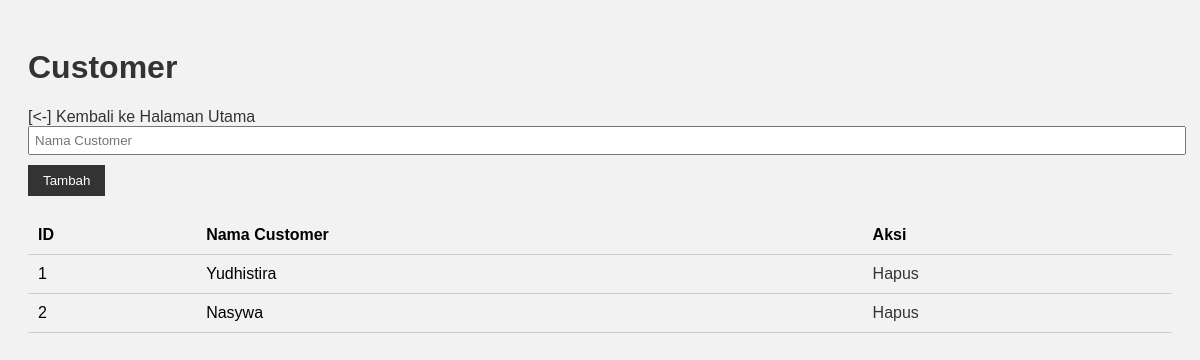
/customer.php, run on the app's committed database.
### tables this page shows
CREATE TABLE `customer` (
  `id` int(11) NOT NULL,
  `nama_customer` varchar(40) NOT NULL
);

### customer.php (the view, shortened to what this page needs)
<?php
include 'koneksi.php';
$query = "SELECT * FROM customer";
$result = mysqli_query($koneksi, $query);
$customer = mysqli_fetch_all($result, MYSQLI_ASSOC);
?>
<!DOCTYPE html>
<html>
<head>
  <link rel="stylesheet" href="style.css">
</head>
<body>
  <h1>Customer</h1>
  <nav>
        <a href="index.php">[<-] Kembali ke Halaman Utama</a>
  </nav>
  <form action="" method="POST">
    <input type="text" name="nama_customer" placeholder="Nama Customer" required>
    <button type="submit" name="add_customer">Tambah</button>
  </form>
  <table>
    <tr>
      <th>ID</th>
      <th>Nama Customer</th>
      <th>Aksi</th>
    </tr>
    <?php foreach ($customer as $cust): ?>
      <tr>
        <td><?= $cust['id']; ?></td>
        <td><?= $cust['nama_customer']; ?></td>
        <td>
          <a href="customer.php?delete_customer=<?= $cust['id']; ?>" onclick="return confirm('Apakah Anda yakin ingin menghapus customer ini?')">Hapus</a>
        </td>
      </tr>
    <?php endforeach; ?>
  </table>
</body>
</html>

### style.css (style rules this page uses)
body { font-family: Arial, sans-serif; background-color: #f2f2f2; padding: 20px; }
h1, h2 { color: #333; }
table { width: 100%; border-collapse: collapse; margin-bottom: 20px; }
table th, table td { padding: 10px; text-align: left; border-bottom: 1px solid #ccc; }
form { margin-bottom: 20px; }
input[type="text"], input[type="number"], select { padding: 5px; width: 100%; margin-bottom: 10px; }
button { padding: 8px 15px; background-color: #333; color: #fff; border: none; cursor: pointer; }
a { color: #333; text-decoration: none; }

### data on the page
customer: id "1", nama_customer "Yudhistira"
customer: id "2", nama_customer "Nasywa"
